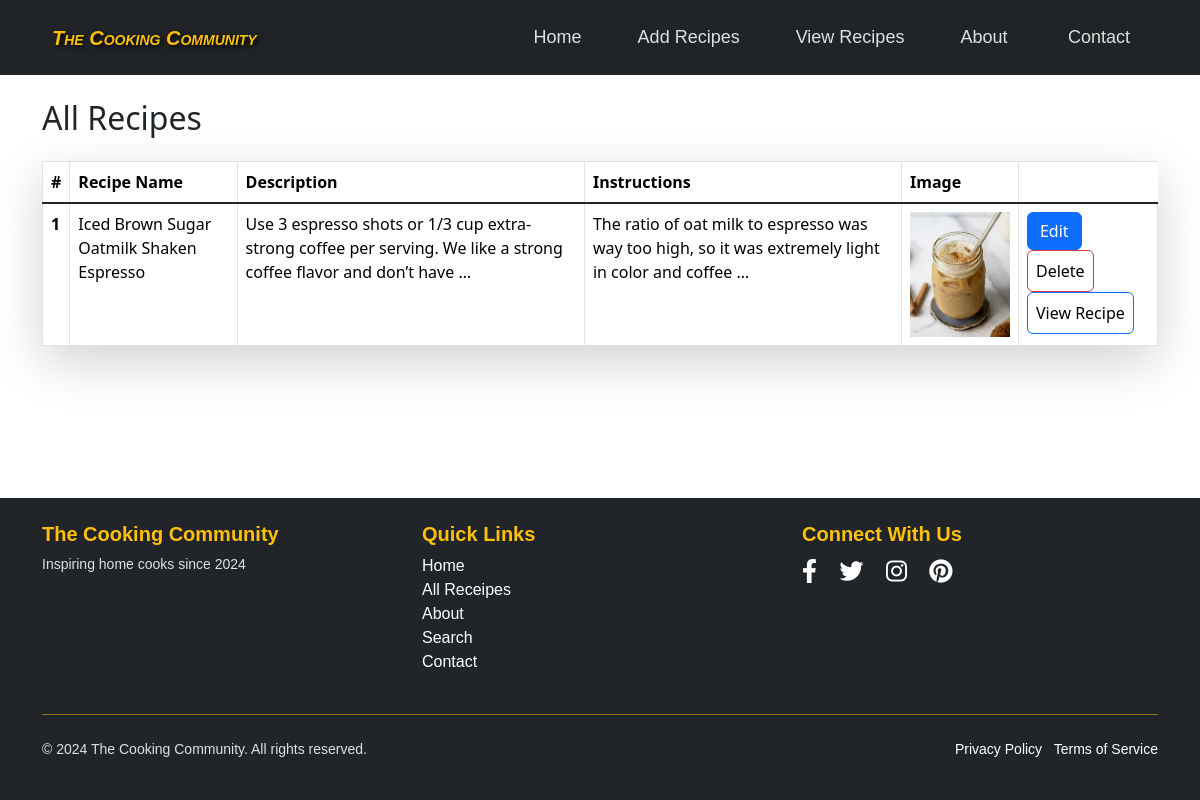
Page /view_receipes/ on the committed database.
### vege/models.py (models this page shows)
class Receipe(models.Model):
    receipe_name = models.CharField(max_length=100)
    receipe_description = models.TextField(max_length=1000)
    receipe_instructions = models.TextField(default=None)
    receipe_image = models.ImageField(upload_to='receipes')

### vege/views.py (the view)
# urls.py: path('view_receipes/', views.view_receipes, name='view_receipes'),
def view_receipes(request):
    recipes = Receipe.objects.all()
    return render(request, 'view_receipes.html', {'recipes': recipes})

### vege/templates/view_receipes.html (shortened to what this page needs)
{% extends 'base.html' %}
{% block content %}
<div class="container mt-4">
    <h2 class="mb-4">All Recipes</h2>
    <table class="table table-hover table-bordered shadow-lg">
        <thead class="thead-dark">
            <tr>
                <th scope="col">#</th>
                <th scope="col">Recipe Name</th>
                <th scope="col">Description</th>
                <th scope="col">Instructions</th>
                <th scope="col">Image</th>
            </tr>
        </thead>
        <tbody class="table-group-divider">
            {% for recipe in recipes %}
            <tr class="table">
                <th scope="row">{{ forloop.counter }}</th>
                <td>{{ recipe.receipe_name }}</td>
                <td>{{ recipe.receipe_description|truncatewords:20 }}</td>
                <td>{{ recipe.receipe_instructions|truncatewords:20 }}</td>
                <td><img src="{{ recipe.receipe_image.url }}" alt="{{ recipe.receipe_name }}" class="img-fluid" style="max-width: 100px;"></td>
                <td>
                    <a href="{% url 'edit_receipe' recipe.id %}" class="btn btn-primary">Edit</a>
                    <form action="{% url 'delete_recipe' recipe.id %}" method="POST" style="display: inline;">
                        <button type="submit" class="btn btn-danger" onclick="return confirm('Are you sure you want to delete this recipe?')">Delete</button>
                        <a href="{% url 'view_blog' recipe.id %}" class="btn btn-primary">View Recipe</a>
                    </form>
                </td>
            </tr>
            {% empty %}
            <tr>
                <td colspan="9" class="text-center">No recipes available.</td>
            </tr>
            {% endfor %}
        </tbody>
    </table>
</div>
{% endblock %}

### vege/templates/base.html (shortened to what this page needs)
<!DOCTYPE html>
<html lang="en">
    <head>
        <link rel="stylesheet" href="https://cdn.jsdelivr.net/npm/bootstrap@5.3.3/dist/css/bootstrap.min.css">
        <link rel="stylesheet" href="https://cdnjs.cloudflare.com/ajax/libs/font-awesome/6.0.0-beta3/css/all.min.css">
    </head>
<body>
    <nav class="navbar navbar-expand-lg navbar-dark bg-dark" style="padding-left: 10px; padding-right: 10px;">
        <div class="container">
            <a class="navbar-brand" href="{% url 'home' %}" style="font-size: 20px; font-weight: bold; color: white; margin-left: 10px; margin-right: 10px; text-decoration: none; font-family: 'Arial', sans-serif; font-style: italic; font-variant: small-caps; font-weight: bold; text-shadow: 2px 2px 4px #000000;">The Cooking Community</a>
            <div class="collapse navbar-collapse" id="navbarNav" style="margin-left: 10px;">
                <ul class="navbar-nav ms-auto" style="margin-left: 10px;">
                    <li class="nav-item" style="margin-left: 10px; margin-right: 10px;">
                        <a class="nav-link" href="{% url 'home' %}">Home</a>
                    </li>
                    <li class="nav-item" style="margin-left: 10px; margin-right: 10px;">
                        <a class="nav-link" href="{% url 'recipes' %}">Add Recipes</a>
                    </li>
                    <li class="nav-item" style="margin-left: 10px; margin-right: 10px;">
                        <a class="nav-link" href="{% url 'view_receipes' %}">View Recipes</a>
                    </li>
                    <li class="nav-item" style="margin-left: 10px; margin-right: 10px;">
                        <a class="nav-link" href="{% url 'about' %}">About</a>
                    </li>
                    `<li class="nav-item" style="margin-left: 10px; margin-right: 10px;">
                        <a class="nav-link" href="{% url 'contact' %}">Contact</a>
                    </li>
                </ul>
            </div>
        </div>
    </nav>
    {% block content %}
    {% endblock %}
    <footer class="bg-dark text-white py-4 mt-auto" style="font-family: Arial, sans-serif;">
        <div class="container">
            <div class="row">
                <div class="col-md-4">
                    <h5 style="color: #ffc107; font-weight: bold;">The Cooking Community</h5>
                    <p class="small" style="color: #e0e0e0;">Inspiring home cooks since 2024</p>
                </div>
                <div class="col-md-4">
                    <h5 style="color: #ffc107; font-weight: bold;">Quick Links</h5>
                    <ul class="list-unstyled">
                        <li><a href="{% url 'home' %}" class="text-white" style="text-decoration: none; transition: color 0.3s;">Home</a></li>
                        <li><a href="{% url 'view_receipes' %}" class="text-white" style="text-decoration: none; transition: color 0.3s;">All Receipes</a></li>
                        <li><a href="{% url 'about' %}" class="text-white" style="text-decoration: none; transition: color 0.3s;">About</a></li>
                        <li><a href="{% url 'search' %}" class="text-white" style="text-decoration: none; transition: color 0.3s;">Search</a></li>
                        <li><a href="{% url 'contact' %}" class="text-white" style="text-decoration: none; transition: color 0.3s;">Contact</a></li>
                    </ul>
                </div>
                <div class="col-md-4">
                    <h5 style="color: #ffc107; font-weight: bold;">Connect With Us</h5>
                    <ul class="list-inline">
                        <li class="list-inline-item"><a href="#" class="text-white" style="font-size: 1.5rem; margin-right: 10px; transition: color 0.3s;"><i class="fab fa-facebook-f"></i></a></li>
                        <li class="list-inline-item"><a href="#" class="text-white" style="font-size: 1.5rem; margin-right: 10px; transition: color 0.3s;"><i class="fab fa-twitter"></i></a></li>
                        <li class="list-inline-item"><a href="#" class="text-white" style="font-size: 1.5rem; margin-right: 10px; transition: color 0.3s;"><i class="fab fa-instagram"></i></a></li>
                        <li class="list-inline-item"><a href="#" class="text-white" style="font-size: 1.5rem; transition: color 0.3s;"><i class="fab fa-pinterest"></i></a></li>
                    </ul>
                </div>
            </div>
            <hr class="my-4" style="border-color: #ffc107; opacity: 0.5;">
            <div class="row">
                <div class="col-md-6 small">
                    <p style="color: #e0e0e0;">&copy; 2024 The Cooking Community. All rights reserved.</p>
                </div>
                <div class="col-md-6 text-md-end small">
                    <a href="#" class="text-white me-2" style="text-decoration: none; transition: color 0.3s;">Privacy Policy</a>
                    <a href="#" class="text-white" style="text-decoration: none; transition: color 0.3s;">Terms of Service</a>
                </div>
            </div>
        </div>
    </footer>
</body>
</html>

### vege/templates/base.html (style rules this page uses)
.navbar { background-color: #202427 !important; padding: 1rem 0; }
.navbar-brand { color: #ffc107 !important; font-weight: bold; font-size: 1.5rem; }
.nav-link { color: #e0e0e0 !important; font-size: 18px; font-family: 'Arial', sans-serif; font-weight: 500; margin-left: 10px; margin-right: 10px; text-decoration: none; transition: color 0.3s; }

### rows in the picture
Receipe: receipe_name "Iced Brown Sugar Oatmilk Shaken Espresso", receipe_description "Use 3 espresso shots or 1/3 cup extra-strong coffee per serving. We like a strong coffee flavor and don’t have …", receipe_instructions "The ratio of oat milk to espresso was way too high, so it was extremely light in color and coffee …", receipe_image (picture)
